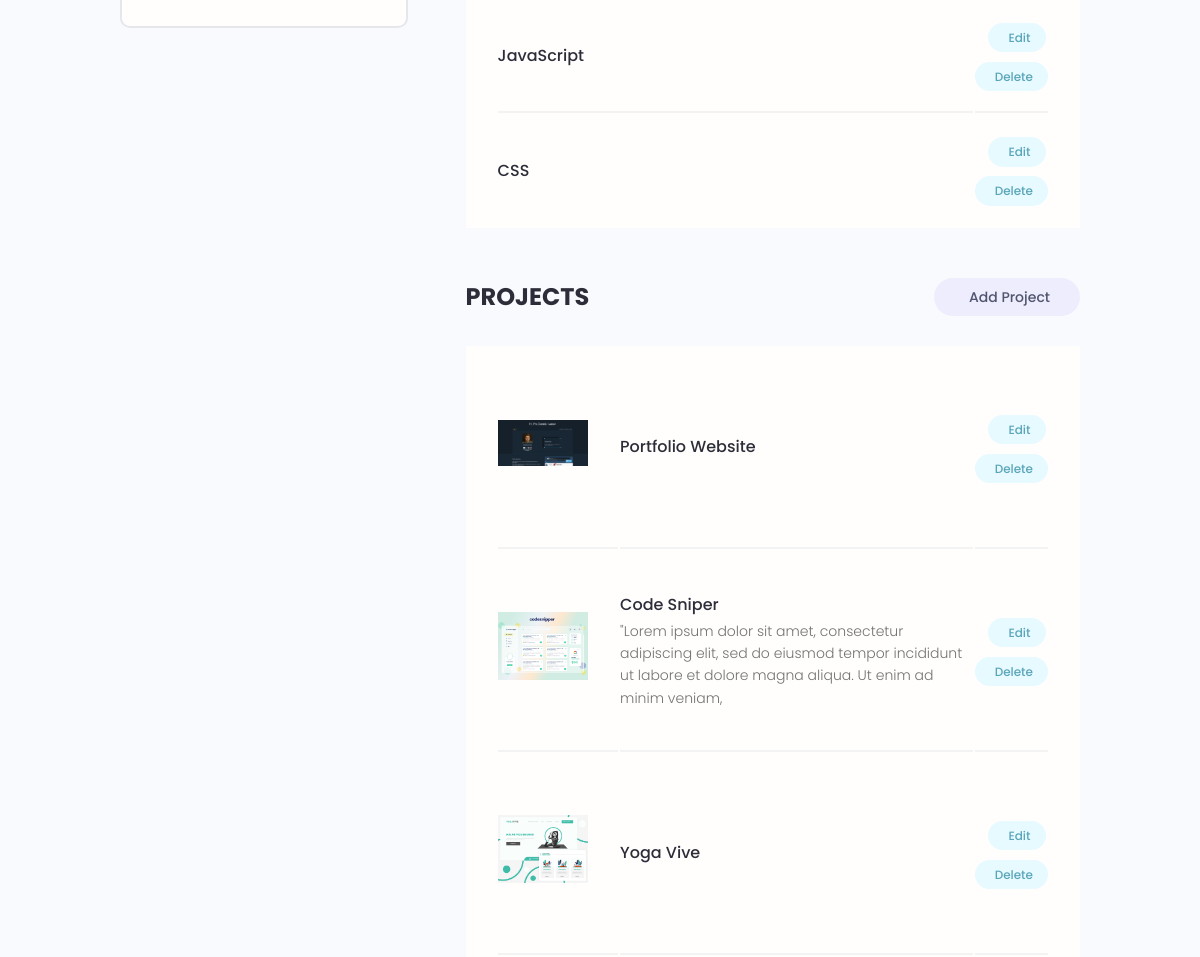
Page /account/ (signed in, middle part) on the earlier database version.
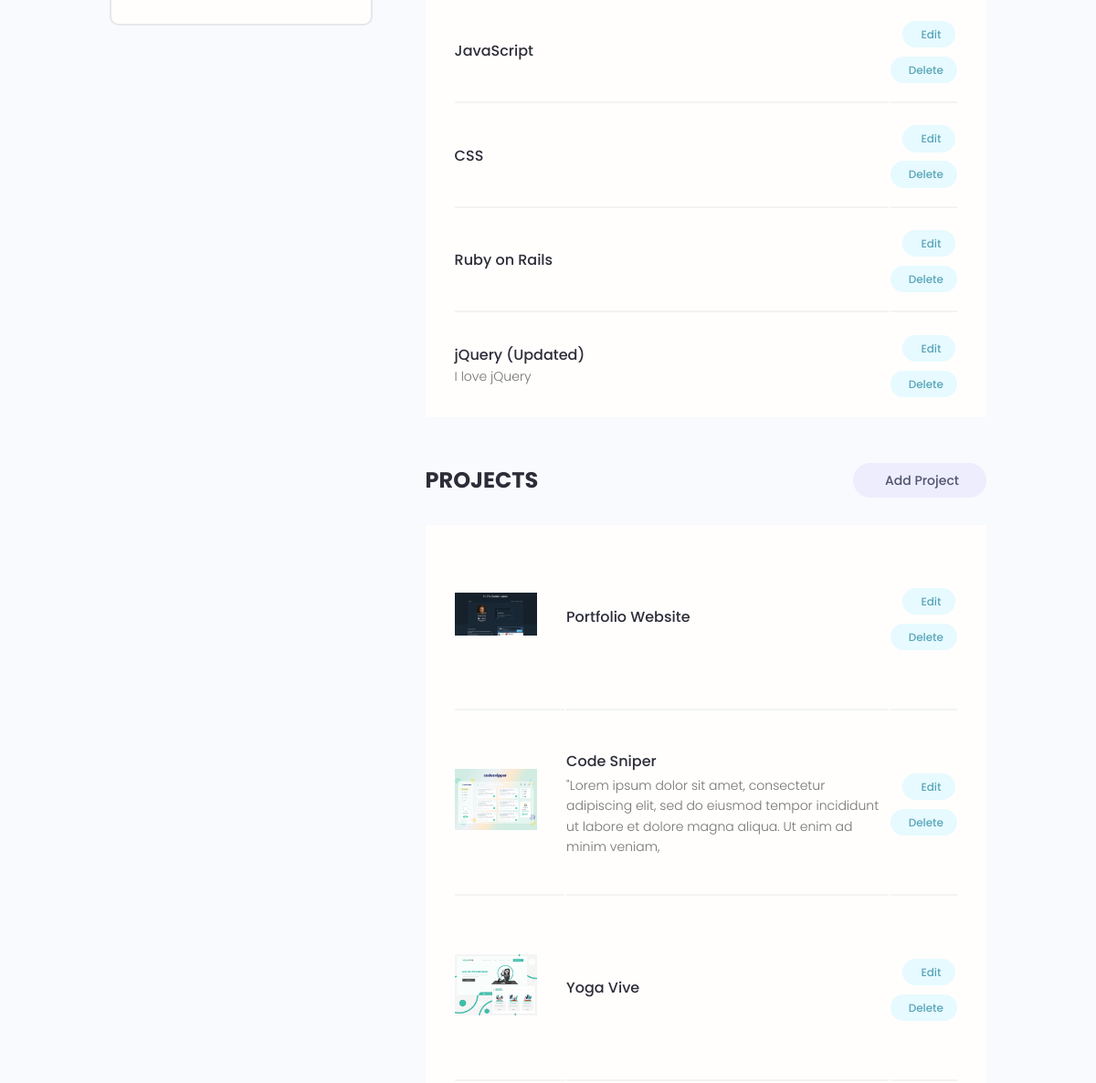
Same page on the later database version.
### users/models.py (models this page shows, shortened)
class Skill(models.Model):
  owner = models.ForeignKey(Profile, on_delete=models.CASCADE, null=True, blank=True)
  name = models.CharField(max_length=500, null=True, blank=True)
  description = models.TextField(null=True, blank=True)
  created = models.DateTimeField(auto_now_add=True)
  id = models.UUIDField(default=uuid.uuid4, unique=True, primary_key=True, editable=False)

### projects/models.py (models this page shows, shortened)
class Project(models.Model):
    owner = models.ForeignKey(Profile, null=True, blank=True, on_delete=models.SET_NULL)
    title = models.CharField(max_length=200)
    description = models.TextField(null=True, blank=True)
    featured_image = models.ImageField(null=True, blank=True, default="default.jpg")
    demo_link = models.CharField(max_length=2000, null=True, blank=True)
    source_link = models.CharField(max_length=2000, null=True, blank=True)
    tags = models.ManyToManyField('Tag', blank=True)
    vote_total = models.IntegerField(default=0, null=True, blank=True)
    vote_ratio = models.IntegerField(default=0, null=True, blank=True)
    created = models.DateTimeField(auto_now_add=True)
    id = models.UUIDField(default=uuid.uuid4, unique=True, primary_key=True, editable=False)

### users/views.py (the view)
# urls.py: path('account/', views.userAccount, name='account'),
@login_required(login_url='login')
def userAccount(request):
  profile = request.user.profile
  skills = profile.skill_set.all()
  projects = profile.project_set.all()
  context = {
    'profile': profile,
    'skills': skills,
    'projects': projects,
    }
  return render(request, 'users/account.html', context)

### users/templates/users/account.html (shortened to what this page needs)
{% extends 'main.html' %}
{% load static %}
{% block content %}
  <main class="settingsPage profile my-md">
    <div class="container">
      <div class="layout">
        <div class="column column--1of3">
          <div class="card text-center">
            <div class="card__body dev">
            </div>
          </div>
        </div>
        <div class="column column--2of3">
          <table class="settings__table">
            {% for skill in skills %}
            <tr>
              <td class="settings__tableInfo">
                <h4>{{skill.name}}</h4>
                <p>
                  {{skill.description}}
                </p>
              </td>
              <td class="settings__tableActions">
                <a class="tag tag--pill tag--main settings__btn" href="{% url 'update-skill' skill.id %}"> Edit</a>
                <a class="tag tag--pill tag--main settings__btn" href="{% url 'delete-skill' skill.id %}?next=/account">
                  Delete</a>
              </td>
            </tr>
            {% endfor %}
          </table>
          <div class="settings">
            <h3 class="settings__title">Projects</h3>
            <a class="tag tag--pill tag--sub settings__btn tag--lg" href="{% url 'create-project' %}"> Add Project</a>
          </div>
          <table class="settings__table">
            {% for project in projects %}
              <tr>
                <td class="settings__thumbnail">
                  <a href="{% url 'project' project.id %}"><img src="{{project.featured_image.url}}" alt="Project Thumbnail" /></a>
                </td>
                <td class="settings__tableInfo">
                  <a href="{% url 'project' project.id %}">{{project.title}}</a>
                  <p>
                    {{project.description|slice:"150"}}
                  </p>
                </td>
                <td class="settings__tableActions">
                  <a class="tag tag--pill tag--main settings__btn" href="{% url 'update-project' project.id %}"> Edit</a>
                  <a class="tag tag--pill tag--main settings__btn" href="{% url 'delete-project' project.id  %}?next=/account">
                    Delete</a>
                </td>
              </tr>
            {% endfor %}
          </table>
        </div>
      </div>
    </div>
  </main>
{% endblock content %}

Differences in the rows shown:
added Skill: name "Ruby on Rails"
added Skill: name "jQuery (Updated)", description "I love jQuery"
